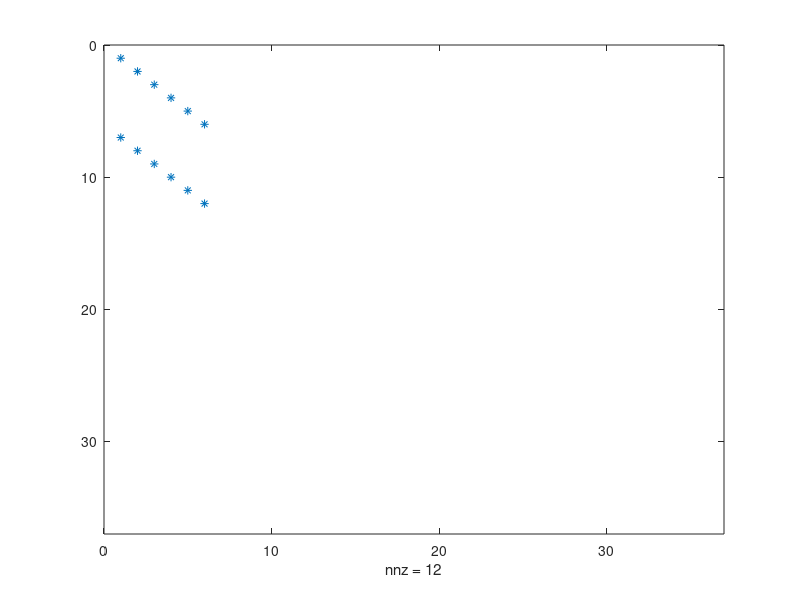
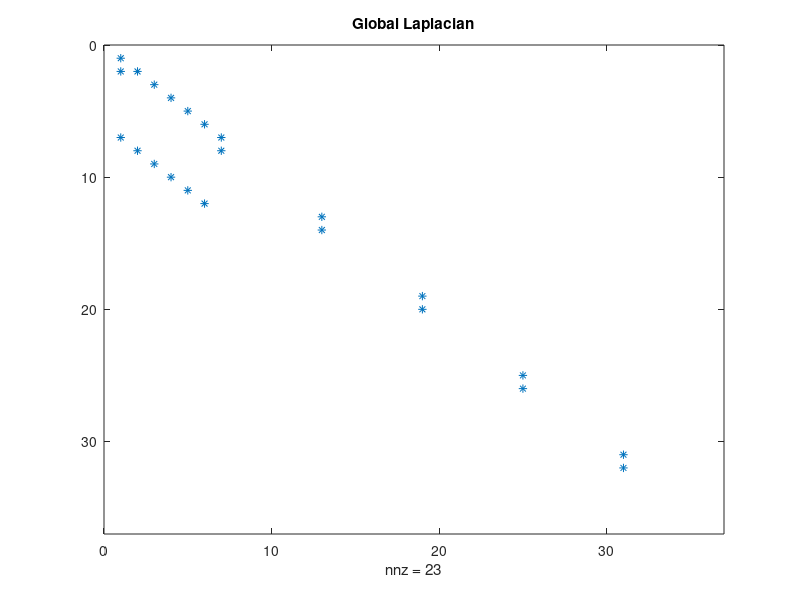

MATLAB code to generate these figures, in order: (Note: this script raises an error after producing the figures.)
clear   
% leave at 2800 or below! slows down unbelievably at 2900 for some reason
N = 6;


function transport = create_transport_constants(N, local_matrix)
    % take a 3x3 local transport matrix as our input
    transport = spalloc(N^2, N^2, 7*N^2);
    for i=1:N^2
        up = -1;
        left = -N;
        right = +N;
        down = +1;
        % if at top or bottom, periodic conditions apply
        if mod(i, N) == 1
            up = N-1;
        elseif mod(i, N) == 0 
            down = 1-N;
        end
        % if at left or right border, periodic conditions apply
        if i <= N
            left = N*(N-1); 
        elseif i > N*(N-1)
            right = -N*(N-1);
        end
        % add the relevant edge values to the matrix
        % i + ... is the origin for the flow, while i is the destination
        % so entries of matrix are 'flipped' in both directions
        transport(i, i) = local_matrix(2,2);
        transport(i, i+up) = local_matrix(3,2);
        transport(i, i+down) = local_matrix(1,2);
        transport(i, i+left) = local_matrix(2,3);
        transport(i, i+right) = local_matrix(2,1);
        transport(i, i+up+left) = local_matrix(3,3);
        transport(i, i+up+right) = local_matrix(3,1);
        transport(i, i+down+left) = local_matrix(1,3);
        transport(i, i+down+right) = local_matrix(1,1);
    end
end

function transport = create_transport_constants2(N, local_matrix)
    % create matrices with ones along diagonal, and diagonal lines just
    % above and below true diagonal
    central_diagonal = speye(N, N);
    above_diagonal = spdiags(1, 1, N, N);
    below_diagonal = spdiags(1, -1, N, N);
    % create block matrices for movement given by each column of
    % local_matrix
    left_block = spdiags(flip(local_matrix(:, 1))', -1:1, N, N);
    middle_block = spdiags(flip(local_matrix(:, 2))', -1:1, N, N);
    right_block = spdiags(flip(local_matrix(:, 3))', -1:1, N, N);

    % add vertical periodicity to each of these
    left_block(N, 1) = local_matrix(1, 1);
    left_block(1, N) = local_matrix(3, 1);
    middle_block(N, 1) = local_matrix(1, 2);
    middle_block(1, N) = local_matrix(3, 2);
    right_block(N, 1) = local_matrix(1, 3);
    right_block(1, N) = local_matrix(3, 3);

    % create empty sparse matrix with space for full local transport
    % matrices (i.e. 9 connections for each of our N^2 cells in the region)
    transport = spalloc(N^2, N^2, 9*N^2);

    % add left, middle, and right columns' movement to the relevant
    % diagonals
    transport = transport + kron(central_diagonal, middle_block);
    transport = transport + kron(above_diagonal, left_block);
    transport = transport + kron(below_diagonal, right_block);
    
    % add left-right periodicity with a couple of extra blocks
    transport((N^2-N+1):N^2, 1:N) = left_block;
    transport(1:N, (N^2-N+1):N^2) = right_block;
end

% for regular diffusion, we can create D (equivalent to the blocks in the
% above function)
id = speye(N, N);
D = spdiags([1 -2 1], -1:1, N, N);
tensor_lacplacian = kron(D, id) + kron(id, D);
spy(kron(D, id))

% for the downward diagonal motion of the Stewart et al. transport
% matrices, something similar-looking can be done using a matrix of ones
% just below the diagonal
id_down = spdiags(1, -1, N, N);
D2 = spdiags([1 0 1], -1:1, N ,N);
tensor_downslope = kron(D2, id_down) - 2*kron(id, id);

% checking that we get similar output from the function, as with the
% Kronecker product approach
laplacian_matrix = [0 1 0; 1 -4 1; 0 1 0];
function_laplacian = create_transport_constants2(N, laplacian_matrix);
downslope_matrix = [0 0 0; 0 -2 0; 1 0 1];
function_downslope = create_transport_constants2(N, downslope_matrix);

model_movement = [1 4 7; 2 5 8; 3 6 9];
% model_movement = [0 1 0; 1 -5 1; 0.5 1 0.5];
function_total_movement = create_transport_constants2(N, model_movement);

figure;
spy(tensor_lacplacian)
title('Global Laplacian')
for k=0:N-1
    xline(k*N+0.5, ':')
    yline(k*N+0.5, ':')
end

figure;
spy(function_laplacian)
title('Global Laplacian with Periodicity')
for k=0:N-1
    xline(k*N+0.5, ':')
    yline(k*N+0.5, ':')
end

figure;
spy(tensor_downslope)
title('Downslope by Tensors')
for k=0:N-1
    xline(k*N+0.5, ':')
    yline(k*N+0.5, ':')
end

figure;
spy(function_downslope)
title('Downslope with Periodicity')
for k=0:N-1
    xline(k*N+0.5, ':')
    yline(k*N+0.5, ':')
end

figure;
spy(function_total_movement)
title('Movement for Stewart et al. Grass')
for k=0:N-1
    xline(k*N+0.5, ':')
    yline(k*N+0.5, ':')
end
